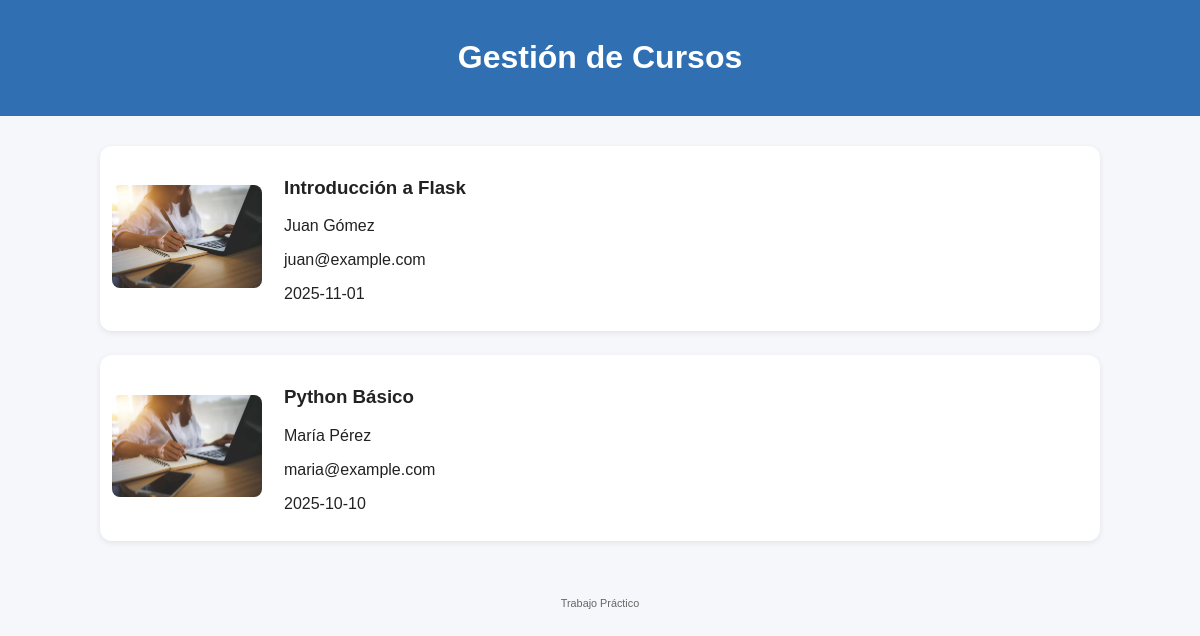
The page / on the database its author committed.
### tables this page shows
CREATE TABLE Inscripciones (
    id_inscripcion INTEGER PRIMARY KEY AUTOINCREMENT,
    id_curso INTEGER NOT NULL,
    nombre_alumno TEXT,
    email_alumno TEXT,
    fecha_inscripcion TEXT,
    image_url TEXT,
    FOREIGN KEY(id_curso) REFERENCES Cursos(id_curso)
);

CREATE TABLE Cursos (
    id_curso INTEGER PRIMARY KEY AUTOINCREMENT,
    nombre TEXT NOT NULL
);

### flask_cursos_final/app.py (the view)
@app.route("/")
def index():
    db = get_db()
    cursor = db.cursor()
    cursor.execute("""
        SELECT Inscripciones.id_inscripcion, Inscripciones.id_curso, Cursos.nombre AS curso_nombre,
               Inscripciones.nombre_alumno, Inscripciones.email_alumno, Inscripciones.fecha_inscripcion,
               Inscripciones.image_url
        FROM Inscripciones
        INNER JOIN Cursos ON Inscripciones.id_curso = Cursos.id_curso
        ORDER BY Inscripciones.id_inscripcion DESC
    """)
    inscripciones = cursor.fetchall()
    injected_css = """
    .card { border-radius: 12px; padding: 12px; box-shadow: 0 2px 6px rgba(0,0,0,0.08); margin-bottom:12px; }
    .course-img { max-width:150px; height:auto; border-radius:8px; }
    """
    return render_template("index.html", inscripciones=inscripciones, injected_css=injected_css)

### flask_cursos_final/app.py (called while the page is built)
def get_db():
    db = getattr(g, "_database", None)
    if db is None:
        db = g._database = sqlite3.connect(DATABASE)
        db.row_factory = sqlite3.Row
    return db

@app.teardown_appcontext
def close_connection(exception):
    db = getattr(g, "_database", None)
    if db is not None:
        db.close()

### flask_cursos_final/templates/index.html
{% extends "base.html" %}
{% block content %}
{% if inscripciones|length == 0 %}
  <p>No hay inscripciones.</p>
{% else %}
  <div class="cards">
    {% for insc in inscripciones %}
      <div class="card">
        <div class="card-grid">
          <div class="card-left">
            {% if insc['image_url'] %}
              {% if insc['image_url'].startswith('static/') %}
                <img class="course-img" src="{{ url_for('static', filename=insc['image_url'].split('static/')[1]) }}" alt="">
              {% else %}
                <img class="course-img" src="{{ insc['image_url'] }}" alt="">
              {% endif %}
            {% else %}
              <img class="course-img" src="{{ url_for('static', filename='img/default-course.png') }}" alt="">
            {% endif %}
          </div>
          <div class="card-right">
            <h3>{{ insc['curso_nombre'] }}</h3>
            <p>{{ insc['nombre_alumno'] }}</p>
            <p>{{ insc['email_alumno'] }}</p>
            <p>{{ insc['fecha_inscripcion'] }}</p>
          </div>
        </div>
      </div>
    {% endfor %}
  </div>
{% endif %}
{% endblock %}

### flask_cursos_final/templates/base.html (shortened to what this page needs)
<!doctype html>
<html lang="es">
<head>
  <link rel="stylesheet" href="{{ url_for('static', filename='css/styles.css') }}">
</head>
<body>
  <header class="site-header">
    <h1>Gestión de Cursos</h1>
  </header>
  <main class="container">
    {% block content %}{% endblock %}
  </main>
  <footer class="site-footer">
    <small>Trabajo Práctico</small>
  </footer>
</body>
</html>

### flask_cursos_final/static/css/styles.css (style rules this page uses)
body { font-family: Arial, sans-serif; background:#f6f7fb; color:#222; margin:0; padding:0; }
.site-header { background:#2f6fb2; color:white; padding:18px; text-align:center; }
.container { max-width:1000px; margin:18px auto; padding:12px; }
.cards { display:flex; flex-direction:column; gap:12px; }
.card { background:white; padding:12px; border-radius:8px; box-shadow: 0 1px 4px rgba(0,0,0,0.06); }
.card-grid { display:flex; gap:12px; align-items:center; }
.card-left { flex:0 0 160px; }
.card-right { flex:1; }
.course-img { width:150px; height:auto; border-radius:6px; object-fit:cover; }
.site-footer { text-align:center; padding:12px; color:#666; font-size:13px; margin-top:18px; }

### rows shown on the page
Inscripciones: curso_nombre "Introducción a Flask", nombre_alumno "Juan Gómez", email_alumno "juan@example.com", fecha_inscripcion "2025-11-01"
Inscripciones: image_url (picture), curso_nombre "Python Básico", nombre_alumno "María Pérez", email_alumno "maria@example.com", fecha_inscripcion "2025-10-10"
